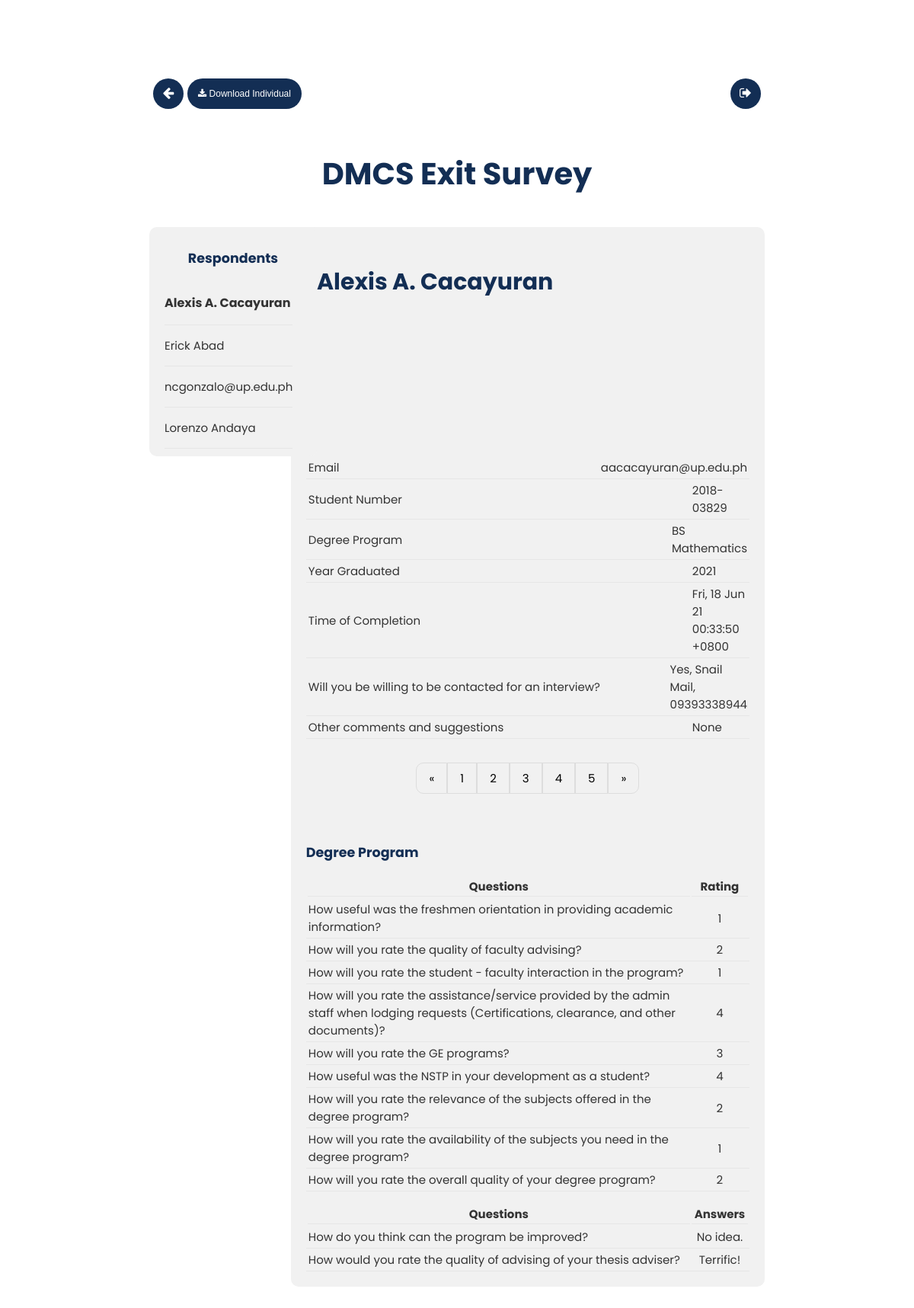
The app's page /res_individual.php?id=1&class=Degree Program (signed in) with its own data.
### tables this page shows
CREATE TABLE `demographics` (
  `id` int(11) NOT NULL,
  `up_mail` text NOT NULL,
  `full_name` text DEFAULT NULL,
  `student_num` text DEFAULT NULL,
  `degree_program` text DEFAULT NULL,
  `grad` text NOT NULL,
  `time_out` text NOT NULL
);

CREATE TABLE `consent` (
  `id` int(11) NOT NULL,
  `question_id` int(5) NOT NULL,
  `answers` text NOT NULL
);

CREATE TABLE `suggestion` (
  `id` int(11) NOT NULL,
  `question_id` int(5) NOT NULL,
  `comments` text NOT NULL
);

### res_individual.php (the view, shortened to what this page needs)
<!DOCTYPE html>
<html>
    <head>
        <link rel="stylesheet" href="survey-style.css">
        <link rel="stylesheet" href="https://cdnjs.cloudflare.com/ajax/libs/font-awesome/4.7.0/css/font-awesome.min.css">
    </head>
    <body>
		<?php
include_once 'connection.php';
$a = $_GET['id'];
$f = $_GET['class'];
$res_indi_sel = "SELECT up_mail, full_name, student_num, degree_program FROM demographics where id = $a";
$res_indi_res = mysqli_query($conn, $res_indi_sel);
if (mysqli_num_rows($res_indi_res) > 0) {
    while ($row = mysqli_fetch_assoc($res_indi_res)) {
        $b = $row['up_mail'];
        $c = $row['full_name'];
        $d = $row['student_num'];
        $e = $row['degree_program'];
    }
}
?>
	<div class="admin">
    <div class="row d-flex justify-content-center align-items-center">
    <div class="col-md-8">
    <div id="regForm" action="" method="post">
         <div style="position: relative; height: 40px; padding-left: 50px; float: right" id="nextprevious">
            <div class="center">
                    <form action="" method="post">
                   <button id="signoutBtn" title="Log Out" type="submit" name="logout" value="Log Out"><i class="fa fa-sign-out"></i></button>
                   </form>
            </div>
        </div>
        <div style="position: relative; height: 40px; padding-left: 50px; float: left" id="nextprevious">
            <div class="center">
                   <button id="nextBtn" title="Back" type="button" onclick="location.href='./admin.php?class=rating';"><i class="fa fa-arrow-left"></i></button>
        	</div>
       	</div>
        <div style="position: relative; height: 40px; padding-left: 150px; float: left" id="nextprevious">
            <div class="center">
                <button id="btn" title="Download Individual Tally" type="button" onclick="location.href='res_download.php?id=<?php echo $a ?>';" style="font-size: 12px"><i class="fa fa-download"></i>&nbsp;Download Individual</button>
            </div>
        </div>
        <div align="center">
        <h1 style="margin: 100px 0px 40px 0px; font-size: 40px">DMCS Exit Survey</h1>
        </div>
    <div class="sidebar"  style="height: auto">
    	<div align="center">
	    <h3>Respondents</h3>
	    </div>
	    <div class="list" style="max-height: 500px">
	    <ul>
	         <?php
$select_resp = "SELECT id, up_mail, full_name, student_num, degree_program FROM demographics WHERE time_out != ''";
$result_resp = mysqli_query($conn, $select_resp);
if (mysqli_num_rows($result_resp) > 0) {
    while ($row = mysqli_fetch_assoc($result_resp)) {
        if ($a == $row['id']) {
            ?>
		    <li class="border-bot">
		    <p style="font-weight: bolder; font-size: 16px" onclick="location.href='res_individual.php?id=<?php echo $row['id'] ?>&class=<?php echo "Degree Program" ?>';">
		            <?php
			$max = 20;
            if ($row['full_name'] == null) {
                if (strlen($row['up_mail']) > $max) {
                    echo substr($row['up_mail'], 0, $max) . "...";
                } else {
                    echo $row['up_mail'];
                }
            } else {
                if (strlen($row['full_name']) > $max) {
                    echo substr($row['full_name'], 0, $max) . "...";
                } else {
                    echo $row['full_name'];
                }
            }?>
	        </p>
	        </li>
	         <?php
} elseif ($a != $row['id']) {
            ?>
			        <li class="border-bot">
			        <p onclick="location.href='res_individual.php?id=<?php echo $row['id'] ?>&class=<?php echo "Degree Program" ?>';">
			            <?php
            $max = 20;
            if ($row['full_name'] == null) {
                if (strlen($row['up_mail']) > $max) {
                    echo substr($row['up_mail'], 0, $max) . "...";
                } else {
                    echo $row['up_mail'];
                }
            } else {
                if (strlen($row['full_name']) > $max) {
                    echo substr($row['full_name'], 0, $max) . "...";
                } else {
                    echo $row['full_name'];
                }
            }?>
			        </p>
			        </li>
	        <?php
}
    }
}?>
	    </ul>
		</div>
    </div>
    <div class="main_indiv">
        <h3 style="font-size: 30px">
		<?php
if ($c == null) {
    echo "Graduate";
} else {
    echo $c;
}
?>
		</h3>
		<div >
		<ul width="100%">
		  	<li><table class="border-bot" width="100%">
		  		<tr>
		  		<td width="500px">Email </td>
		  		<td ><?php echo $b ?></td>
		  		</tr>
		  		</table>
		  	</li>
		  	<li><table class="border-bot" width="100%">
		  		<tr>
		  		<td  width="500px">Student Number </td>
		  		<td>
		  		<?php
				if ($d == null) {
				    echo "(not provided)";
				} else {
				    echo $d;
				}?>
				</td>
				</tr>
			</li>
			<li><table class="border-bot" width="100%">
		  		<tr>
		  		<td  width="500px">Degree Program </td>
		  		<td><?php echo $e ?></td>
		  		</tr>
		  		</table>
		  	</li>
			<li><table class="border-bot" width="100%">
		  		<tr>
		  		<td  width="500px">Year Graduated </td>
		  		<td>
				<?php
				$grad        = "SELECT grad FROM demographics WHERE id='$a'";
				$result_grad = mysqli_query($conn, $grad);
				if (mysqli_num_rows($result_grad) > 0) {
				    while ($row = mysqli_fetch_assoc($result_grad)) {
				        echo $row['grad'];
				    }
				}
				?>
				</td>
				</tr>
				</table>
			</li>
			<li><table class="border-bot" width="100%">
		  		<tr>
		  		<td  width="500px">Time of Completion </td>
		  		<td>
				<?php
				$timestamp        = "SELECT time_out FROM demographics WHERE id='$a'";
				$result_timestamp = mysqli_query($conn, $timestamp);
				if (mysqli_num_rows($result_timestamp) > 0) {
				    while ($row = mysqli_fetch_assoc($result_timestamp)) {
				        echo $row['time_out'];
				    }
				}
				?>
				</td>
				</tr>
				</table>
			</li>
			<li><table class="border-bot" width="100%">
		  		<tr>
		  		<td  width="500px">Will you be willing to be contacted for an interview? </td>
		  		<td>
				<?php
				$consent        = "SELECT answers FROM consent WHERE id='$a'";
				$result_consent = mysqli_query($conn, $consent);
				if (mysqli_num_rows($result_consent) > 0) {
				    while ($row = mysqli_fetch_assoc($result_consent)) {
				        echo $row['answers'];
				    }
				}
				?>
				</td>
				</tr>
				</table>
			</li>
				<li><table class="border-bot" width="100%">
		  		<tr>
		  		<td  width="500px">Other comments and suggestions</td>
				<td class="rate-list">
				<?php
				$consent        = "SELECT comments FROM suggestion WHERE id='$a' AND question_id = 37";
				$result_consent = mysqli_query($conn, $consent);
				if (mysqli_num_rows($result_consent) > 0) {
				    while ($row = mysqli_fetch_assoc($result_consent)) {
				        echo $row['comments'];
				    }
				}
				?>
				</td>
				</tr>
				</table>
			</li>
		</ul>
		</div>
		<?php
if ($f == "Degree Program") {
    ?>
		<div align="center" style="margin-top: 15px">
			<div class="pagination">
			  <a href="">&laquo;</a>
			  <a href="res_individual.php?id=<?php echo $a ?>&class=<?php echo "Degree Program" ?>">1</a>
			  <a href="res_individual.php?id=<?php echo $a ?>&class=<?php echo "Facilities and Infrastructure" ?>">2</a>
			  <a href="res_individual.php?id=<?php echo $a ?>&class=<?php echo "Financial Aid" ?>">3</a>
			  <a href="res_individual.php?id=<?php echo $a ?>&class=<?php echo "Events" ?>">4</a>
			  <a href="res_individual.php?id=<?php echo $a ?>&class=<?php echo "Career Plans" ?>">5</a>
			  <a href="res_individual.php?id=<?php echo $a ?>&class=<?php echo "Facilities and Infrastructure" ?>">&raquo;</a>
			</div>
	    </div>
		<div style="padding-top: 30px"><h3><?php echo $f ?></h3></div>
		<table width="100%" style="margin-top: 15px">
		<tr>
			<th style="text-align: center; width: 500px">Questions</th>
			<th>Rating</th>
		</tr>
		</table>
		<?php
$select1 = "SELECT questionnaire.question_id, questionnaire.question, questionnaire.classification, rating.rate
					FROM questionnaire NATURAL JOIN rating
					WHERE (questionnaire.question_id = rating.question_id) AND id ='$a'";
    $result1 = mysqli_query($conn, $select1);
    if (mysqli_num_rows($result1) > 0) {
        while ($row = mysqli_fetch_assoc($result1)) {
            if ($row['classification'] == $f) {
                ?>
				<table class="question" width="100%">
				<tr>
					<td style="width: 500px"><?php echo $row['question'] ?></td>
					<td style="text-align: center;"><?php echo $row['rate'] ?></td>
				</tr>
				</table>
		<?php
}
        }
    }
    ?>
		<table width="100%" style="margin-top: 15px">
		<tr>
			<th style="text-align: center; width: 500px">Questions</th>
			<th>Answers</th>
		</tr>
		</table>
		<?php
$select11 = "SELECT questionnaire.question_id, questionnaire.question, questionnaire.classification, suggestion.comments
					FROM questionnaire NATURAL JOIN suggestion
					WHERE (questionnaire.question_id = suggestion.question_id) AND id ='$a'";
    $result11 = mysqli_query($conn, $select11);
    if (mysqli_num_rows($result11) > 0) {
        while ($row = mysqli_fetch_assoc($result11)) {
            if ($row['classification'] == $f) {
                ?>
				<table class="question" width="100%">
				<tr>
					<td style="width: 500px"><?php echo $row['question'] ?></td>
					<td style="text-align: center;"><?php echo $row['comments'] ?></td>
				</tr>
				</table>
		<?php
}
        }
    }
}?>
</div>
</div>
</div>
</div>
</body>
</html>

### survey-style.css (style rules this page uses)
body { background-image: url('bg.png'); background-repeat: no-repeat; background-attachment: fixed; background-size: cover; font-family: 'Poppins', sans-serif; font-size: 15px; color: #333; }
h1 { margin-top: 30px; }
h3 { color: #132e54; }
#regForm { background-color: #ffffff; margin: 0px auto; padding: 40px; border-radius: 10px; }
#title, h1, #viewBtn { color: #132e54; text-align: center; }
button { background-color: #132e54; color: #ffffff; border: none; border-radius: 50%; padding: 10px 10px; font-size: 17px; cursor: pointer }
.admin { margin: auto; width: 75%; padding: 50px; }
.question, th { border-bottom: 1px solid #e6e6e6; }
.border-bot { border-bottom: 1px solid #e6e6e6; }
#nextBtn, #prevBtn, #signoutBtn, #submit-btn { height: 40px; width: 40px; margin-top: 10px; border-radius: 50%; padding: 5px 10px; }
#btn { height: 40px; width: 150px; border-radius: 20px; margin-top: 10px; padding: 5px 10px; }
ul { list-style-type: none; margin: 0; padding: 0; display: inline-block; text-align: left; }
.center { margin: 0; position: absolute; top: 50%; left: 50%; -ms-transform: translate(-50%, -50%); transform: translate(-50%, -50%); }
.pagination { display: inline-block; margin: 10px; }
.pagination a { color: black; float: left; padding: 8px 16px; text-decoration: none; border: 1px solid #ddd; }
.pagination a:first-child { border-top-left-radius: 10px; border-bottom-left-radius: 10px; }
.pagination a:last-child { border-top-right-radius: 10px; border-bottom-right-radius: 10px; }
.sidebar { float: left; width: 200px; background-color: #f1f1f1; padding: 10px; border-radius: 10px; position: sticky; top: 10px; }
.sidebar p { cursor: pointer; width: 100%; }
.main_indiv { margin-left: 23%; background-color: #f1f1f1; padding: 20px; border-radius: 10px; }
th { position: sticky; top: 0; }
.list { max-height: 200px; overflow-y: auto; padding: 0px 10px; }
.rate-list { max-height: 350px; overflow-y: auto; }

### records on screen
demographics: full_name "Alexis A. Cacayuran", up_mail "aacacayuran@up.edu.ph", student_num "2018-03829", degree_program "BS Mathematics", grad "2021", time_out "Fri, 18 Jun 21 00:33:50 +0800"
demographics: full_name "Erick Abad"
demographics: up_mail "ncgonzalo@up.edu.ph"
demographics: full_name "Lorenzo Andaya"
consent: answers "Yes, Snail Mail, 09393338944"
suggestion: comments "None"

### other values on screen
$f "Degree Program"
$row['question'] "How useful was the freshmen orientation in providing academic information?"
$row['rate'] "1"
$row['question'] "How will you rate the quality of faculty advising?"
$row['rate'] "2"
$row['question'] "How will you rate the student - faculty interaction in the program?"
$row['question'] "How will you rate the assistance/service provided by the admin staff when lodging requests (Certifications, clearance, and other documents)?"
$row['rate'] "4"
$row['question'] "How will you rate the GE programs?"
$row['rate'] "3"
$row['question'] "How useful was the NSTP in your development as a student?"
$row['question'] "How will you rate the relevance of the subjects offered in the degree program?"
$row['question'] "How will you rate the availability of the subjects you need in the degree program?"
$row['question'] "How will you rate the overall quality of your degree program?"
$row['question'] "How do you think can the program be improved?"
